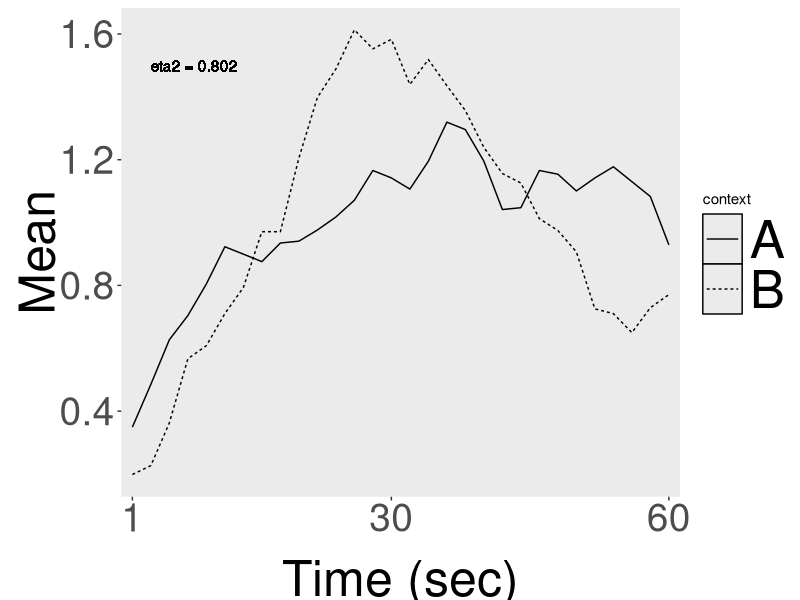

Source code (R):
options(width=250)
library(plyr)
library(reshape2)
library(ggplot2)
library(grid)
library(zoo)
library(xts)

std = function(x, s) {
    x = x[, s]
    sd(x) / sqrt(length(x))
}

m.mean = function(x, s) {
    x = x[, s]
    colMeans(x)
}

eta.square = function(ref, x) {
    overall.sum = sum((ref + x)^2)
    s.norm = sum(ref^2 + x^2)
    s.norm.sq = (sum(ref) + sum(x))^2 / (length(ref) + length(x))
    sst = overall.sum/2 - s.norm.sq
    sstot = s.norm - s.norm.sq
    eta.sq = sst / sstot
    return(eta.sq)
}

format.data = function(rawdata, holes, dates) {
    bin.names = 1:(ncol(rawdata)-11)
    colnames(rawdata) = c('context', 'hole', 'env', 'user', 'prog', 'session',
                    'cage', 'pass', 'ratID', 'Date', 'hour', bin.names)
    rawdata = rawdata[rawdata$hole %in% holes, ]
    rawdata = rawdata[rawdata$Date %in% dates, ]
    rawdata$Date = as.Date(rawdata$Date, format='%d/%m/%Y')
    rawdata = rawdata[order(rawdata$Date), ]
}

scale.x = function(rdata, step, wdw) {
    bins = rdata[, 12:ncol(rdata)]
    bins = t(rollapply(t(bins), width=wdw, by=step, FUN=mean, partial=TRUE, by.column=TRUE))
    rdata = cbind(rdata[, 1:11], bins)
}

translate.x = function(rdata, x) {
  bins = rdata[, 12:ncol(rdata)]
  zeros = as.data.frame(mat.or.vec(nr=nrow(bins), nc=x))
  bins = cbind(zeros, bins)
  colnames(bins) = 1:ncol(bins)
  rdata = cbind(rdata[, 1:11], bins)
}

y.norm = function(rdata, method=mean) {
    rdata$bin = rdata$bin / method(rdata$bin)
    return(rdata)
}


whitelist = c('14/06/2010', '15/06/2010', '16/06/2010', '17/06/2010', '18/06/2010')
aholes = c(3)
bholes = c(3)

# context A
a = read.table('./All_Data_A.txt', header=F, sep='\t')
a = format.data(a, aholes, whitelist)
a = scale.x(a, step=1, wdw=2)
#a = translate.x(a, 15)
a = ddply(a, .(hole, context), .fun=m.mean, 12:ncol(a))
a = melt(a, id.vars=c('hole', 'context'), value.name='bin')
a = a[1:30, ]
a = y.norm(a)
colnames(a) = c('hole', 'context', 'bin', 'Mean')

#context B
b = read.table('./All_Data_B.txt', header=F, sep='\t')
b = format.data(b, bholes, whitelist)
b = scale.x(b, step=2, wdw=3)
b = ddply(b, .(hole, context), .fun=m.mean, 12:ncol(b))
b = melt(b, id.vars=c('hole','context'), value.name='bin')
#b = b[15:45, ]
b = y.norm(b)
colnames(b) = c('hole', 'context', 'bin', 'Mean')

# ETA squared
eta.sq = eta.square(a$Mean, b$Mean)


mydata = rbind(a, b)
colnames(mydata) = c('hole','context', 'bin', 'Mean')
mydata$hole = factor(mydata$hole)
print(mydata)

myplot = ggplot(data=mydata, aes(x=bin, y=Mean)) +
        geom_line(aes(group=c(context), linetype=context)) +
        geom_text(aes(label=paste('eta2 = ', round(eta.sq, 3), sep=''), x=2, y=1.5, hjust=0))+
        scale_x_discrete(breaks=c(1, 15, 30, 45, 60), labels=c(1, 30, 60, 90, 120)) +
        xlab('Time (sec)') +
        theme(
          panel.grid.major.x = element_blank(),
          panel.grid.minor = element_blank(),
          panel.grid=element_blank(),
          plot.background=element_blank(),
          axis.title = element_text(size=36),
          axis.title.x = element_text(vjust=-0.3),
          axis.title.y = element_text(vjust=0.1),
          axis.text = element_text(size=28),
          #legend.title = element_blank(),
          legend.key = element_rect(colour = 'black'),
          legend.key.width=unit(1,'cm'),
          legend.key.height=unit(1,'cm'),
          legend.text = element_text(size=38)
        )

print(myplot)
print(eta.sq)
